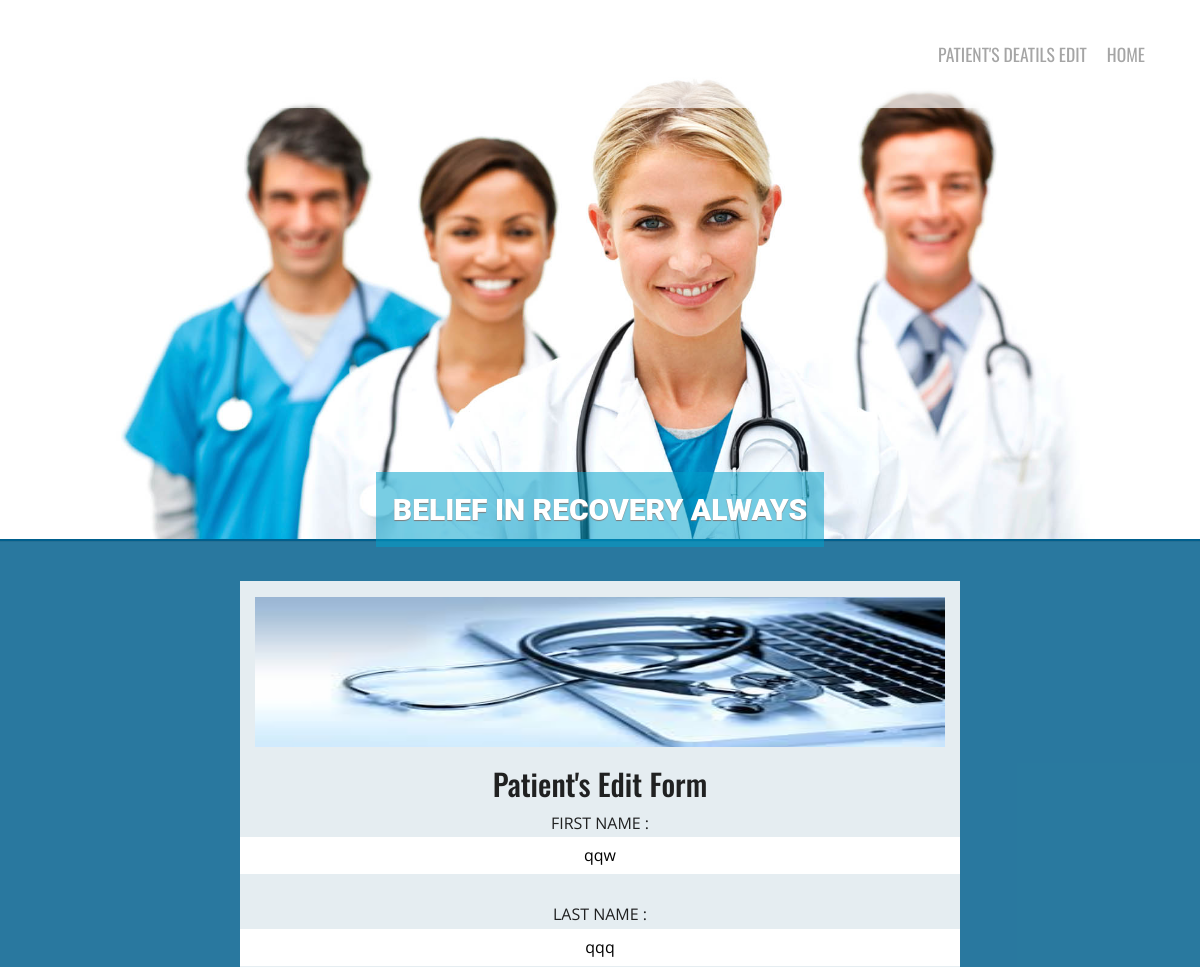
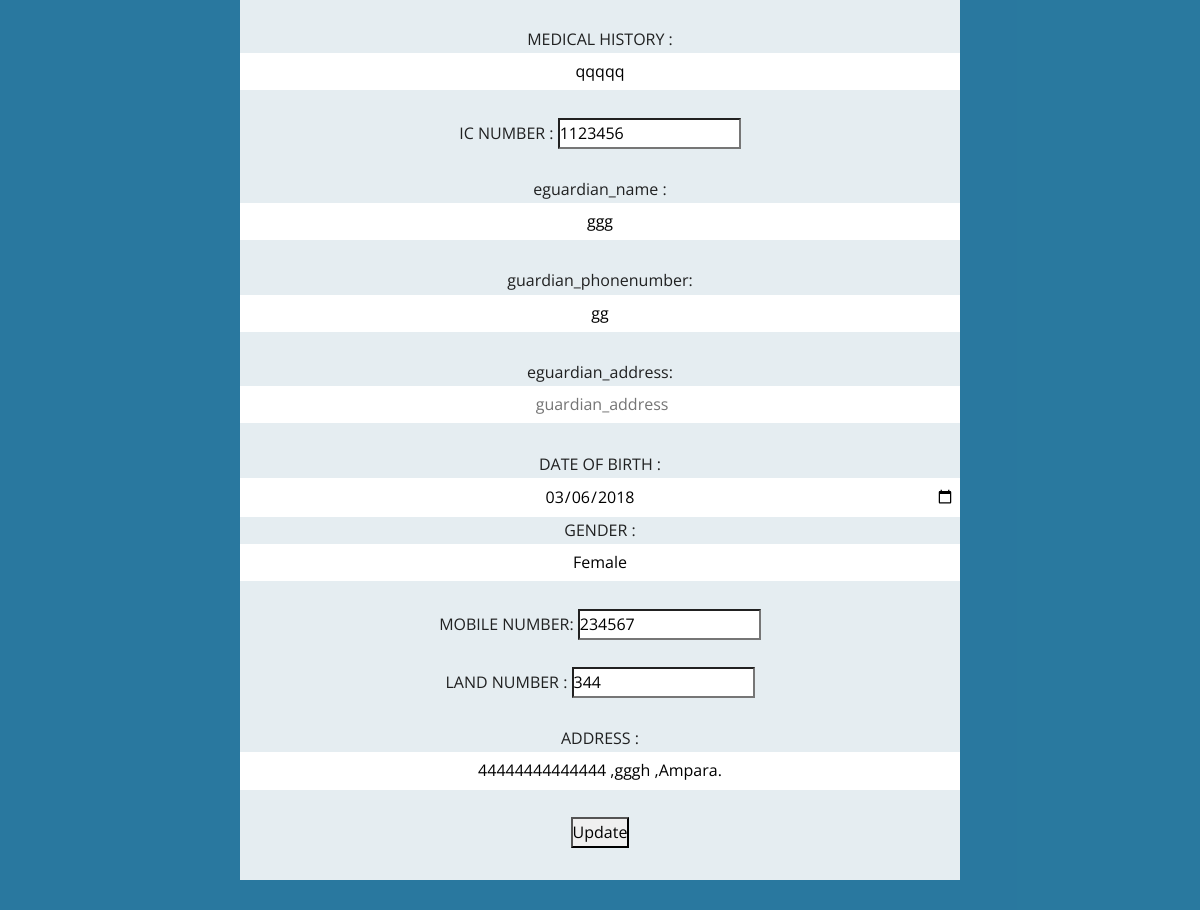
Screenshot of /doctor/deedit/patient_bio_edit.php?Registration_Number=1 with the database file from the repository (2 pictures, top to bottom).
### tables this page shows
CREATE TABLE `patient_registration` (
  `Registration_Number` int(11) NOT NULL,
  `FirstName` varchar(10000) DEFAULT NULL,
  `LastName` varchar(10000) DEFAULT NULL,
  `medical_history` varchar(10000) DEFAULT NULL,
  `patient_NIC` varchar(34) NOT NULL,
  `guardian_name` varchar(120) NOT NULL,
  `guardian_phonenumber` varchar(123) NOT NULL,
  `guardian_address` varchar(123) NOT NULL,
  `Date_Of_Birth` date DEFAULT NULL,
  `Gender` varchar(10000) DEFAULT NULL,
  `mobile_number` varchar(34) NOT NULL,
  `land_number` varchar(34) NOT NULL,
  `address` varchar(65) NOT NULL
);

### doctor/deedit/patient_bio_edit.php (the view, shortened to what this page needs)
<?php
include_once('../connection/connect.php');
?>
<!doctype html>
<html lang="en-gb" class="no-js">
<head>
<link rel="stylesheet" href="../css/bootstrap.min.css" />
<link rel="stylesheet" href="../js/fancybox/jquery.fancybox.css" type="text/css" media="screen" />
<link href="../css/animate.css" rel="stylesheet" media="screen">
<link href="../js/owl-carousel/owl.carousel.css" rel="stylesheet">
<link rel="stylesheet" href="../css/styles.css" />
<link href="../css/font-awesome.min.css" rel="stylesheet">
</head>
<body>
 <?php
  if(isset($_GET['Registration_Number']))
  {
  $id=$_GET['Registration_Number'];
  $getselect=mysqli_query($connection,"SELECT * FROM patient_registration WHERE Registration_Number='$id'");
  while($profile=mysqli_fetch_assoc($getselect) )
  {
     $fname=$profile['FirstName'];
  $lname=$profile['LastName'];
  $medi =$profile['medical_history'];
   $nic=$profile['patient_NIC'];
  $gn =$profile['guardian_name'];
   $gp = $profile['guardian_phonenumber'];
  $ga = $profile['guardian_address'];
  $dob = $profile['Date_Of_Birth'];
  $gen = $profile['Gender'];
  $mobi = $profile['mobile_number'];
  $land=$profile['land_number'];
  $add=$profile['address'];
?>
<header class="header">
  <div class="container">
    <nav class="navbar navbar-inverse" role="navigation">
      <div class="navbar-header">
        <a href="#" class="navbar-brand scroll-top logo  animated bounceInLeft"><b><i></i></b></a> </div>
      <div id="main-nav" class="collapse navbar-collapse">
        <ul class="nav navbar-nav" id="mainNav">
          <li><a href="#dsuf" class="scroll-link">Patient's deatils edit</a></li>
           <li><a href="../doctor/doctor_hp.php" class="scroll-link">Home</a></li>
        </ul>
      </div>
    </nav>
  </div>
</header>
<section id="home">
  <div class="banner-container"> <img src="../images/banner-bg.jpg" alt="banner" />
    <div class="container banner-content">
      <div class="hero-text animated fadeInDownBig">
        <h1 class="responsive-headline" style="../font-size: 40px;">Belief in recovery always</h1>
      </div>
    </div>
  </div>
</section>
<section id="dsuf" class="../contact-parlex">
<div class="parlex-back">
<div class="container" style="width:60%;margin-top:10px;text-align: center; color:rgba(10,10,10,0.9) ;background-color:rgba(250,250,250,0.9) ;">
     <div class="card" >
      <img src="../images/im-7.jpg" class="card-img-top" style="height: 150px ;width: 100%">
      <h2 > Patient's Edit Form </h2>
      <div class="card-body">
         <div class="row">
  <form action="" method="post" name="insertform" >
      <tr> FIRST NAME : </tr>
      <td><input type="text" name="eFirstName" required placeholder=" First Name"
      value="<?php echo $fname; ?>" id="inputid" /></td>
    <br>
    <br>
      <tr> LAST NAME : </tr>
    <td><input type="text" name="eLastName" required placeholder="Last Name"
      value="<?php echo $lname; ?>" id="inputid" /><td>
    <br>
    <br>
     <tr> MEDICAL HISTORY : </tr>
    <td>  <input type="text" name="emedical_history" required placeholder="Medical History"
      value="<?php echo $medi; ?>" id="inputid" /></td>
    <br>
    <br>
      <tr> IC NUMBER : </tr>
    <td><input type="number" name="epatient_NIC" required placeholder=" IC Num"
      value="<?php echo$nic; ?>" id="inputid" /></td>
    <br>
    <br>
      <tr> eguardian_name : </tr>
    <td>  <input type="text" name="eguardian_name" required placeholder=" guardian_name"
      value="<?php echo  $gn; ?>" id="inputid" /></td>
    <br>
    <br>
     <tr> guardian_phonenumber: </tr>
    <td>  <input type="text" name="eguardian_phonenumber" required placeholder=" guardian_phonenumber"
      value="<?php echo  $gp; ?>" id="inputid" /></td>
    <br>
    <br>
     <tr> eguardian_address: </tr>
    <td>  <input type="text" name="eguardian_address" required placeholder=" guardian_address"
      value="<?php echo  $ga; ?>" id="inputid" /></td>
    <br>
    <br>
     <tr> DATE OF BIRTH : </tr>
    <td>  <input type="date" min="2000-01-02" name="eDate_Of_Birth" required placeholder="DOB"
      value="<?php echo $dob; ?>" id="inputid" /></td>
    <br>
     <tr> GENDER : </tr>
    <td>  <input type="text" name="eGender" required placeholder="Enter your Gender"
      value="<?php echo $gen; ?>" id="inputid" ></td>
    <br>
    <br>
      <tr> MOBILE NUMBER: </tr>
    <td><input type="number" name="emobile_number" required placeholder=" CONTACT Num"
      value="<?php echo $mobi; ?>" id="inputid" /></td>
<br>
<br>
 <tr> LAND NUMBER : </tr>
    <td><input type="number" name="eland_number" required placeholder=" CONTACT Num"
      value="<?php echo $land; ?>" id="inputid" /></td>
<br>
<br>
      <tr> ADDRESS : </tr>
    <td>  <input type="text" name="eaddress" required placeholder=" district"
      value="<?php echo  $add; ?>" id="inputid" /></td>
    <br>
    <br>
      <input type="submit" name="update" value="Update" id="inputid" />
  </form>
<?php } } ?>
                   </div>
                 </div>
               </div>
             </div>
           </div>
         </section>
</body>
</html>

### css/styles.css (style rules this page uses)
* { margin: 0; padding: 0; font-family: 'Open Sans', sans-serif; }
body { height: 100%; font-family: 'Open Sans', sans-serif; font-size: 16px; line-height: 1.7; color: #666666; -webkit-font-smoothing: antialiased; -webkit-text-size-adjust: 100%; background: #fff; transition: all 0.3s linear; -webkit-transition: all 0.3s linear; -moz-transition: all 0.3s linear; -o-transition: all 0.3s linear; }
h1, h2, h3, h4, h5, h6 { font-family: 'Oswald', sans-serif; }
.animated { animation-duration: 1s; -webkit-animation-delay: 0s; animation-delay: 0s; }
a { color: #005f8d; text-decoration: none; text-shadow: none; -webkit-transition: all 0.2s linear; -moz-transition: all 0.2s linear; -ms-transition: all 0.2s linear; -o-transition: all 0.2s linear; transition: all 0.2s linear; }
.header { position: fixed; width: 100%; z-index: 50; border-radius: 0; top: 0px; background: rgba(255, 255, 255, 0.70); }
.navbar-inverse { background: transparent; }
.hero-text h1 { color: #fff !important; }
.hero-text { color: #000; width: 83%; text-align: center; margin: 40% auto 24px auto; font-family: 'Oswald', sans-serif; }
.header .navbar-brand { float: left; padding: 22px 15px; line-height: 18px; height: 50px; }
.logo { font-size: 2.2em; text-shadow: none; margin: 8px 0 0 0; }
.header .navbar { margin: 0; background: transparent; border: 0; }
.navbar-inverse .navbar-nav > li > a { color: #A5A5A5; font-size: 1.2em; line-height: normal; margin: 17px; padding: 6px 0px !important; border-radius: 5px; font-family: 'Oswald', sans-serif; font-weight: 400; text-transform: uppercase; }
.header .navbar-nav > li > a { padding: 25px 18px; }
.banner-container { width: 100%; position: relative; padding: 0px; box-shadow: 0px 0px 1px rgba(0,0,0,0.4); background-size: 100% 100%; background-size: cover; position: relative; border-bottom: 2px #005f8d solid; }
.banner-container > img { width: 100%; }
.banner-content { position: absolute; z-index: 3; top: 0px; left: 0px; right: 0px; }
.hero-text h1 { color: #fff; font-size: 6.5em; margin: 2% 0 30px; line-height: 1.5em; font-family: 'Roboto', sans-serif; text-shadow: 1px 1px 1px #8F8F8F; font-weight: 900; font-size: 48px; margin: 37px 0 13px; text-transform: uppercase; text-shadow: 0 1px 1px rgba(124, 124, 124, 1); background: rgba(0, 161, 203, 0.53); display: inline-block; margin: 0 auto; text-align: center; padding: 15px 17px; }
img, video, iframe, embed, object { max-width: 100%; height: auto; }
body { margin: 0; font-family: Arial, sans-serif; }
@media (min-width: 768px) { .header .navbar-brand { padding-left: 0; } }
@media (min-width: 768px) { .navbar-nav { float: right; } }
@media (min-width: 768px) { .navbar-inverse .navbar-nav > li > a { font-size: 1.1em; padding: 6px 0px !important; border-radius: 5px; margin: 19px 10px; } }
.parlex-back { padding: 30px 0; background-color: rgba(0, 95, 141, 0.84); color: #FDFDFD !important; }

### doctor/deedit/patient_bio_edit.php (style rules this page uses)
body { font-family: Arial, Helvetica, sans-serif; }
* { box-sizing: border-box }
input[type=text], input[type=password],input[type=email],input[type=date],select { width: 100%; padding: 5px; display: inline-block; border: none; text-align: center; }
.container { padding: 16px; }

### rows the page displays
patient_registration: eFirstName "qqw", eLastName "qqq", emedical_history "qqqqq", epatient_NIC "1123456", eguardian_name "ggg", eguardian_phonenumber "gg", eDate_Of_Birth "03/06/2018", eGender "Female", emobile_number "234567", eland_number "344", eaddress "44444444444444 ,gggh ,Ampara."
